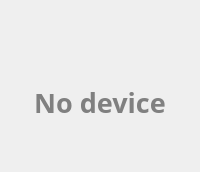
        <widget class="QWidget" name="no_device_page">
         <layout class="QVBoxLayout" name="verticalLayout_10">
          <item>
           <widget class="QWidget" name="widget" native="true">
            <property name="styleSheet">
             <string notr="true">QLabel {
	color: gray;
}</string>
            </property>
            <layout class="QVBoxLayout" name="verticalLayout_9">
             <property name="spacing">
              <number>0</number>
             </property>
             <property name="leftMargin">
              <number>0</number>
             </property>
             <property name="rightMargin">
              <number>0</number>
             </property>
             <property name="bottomMargin">
              <number>0</number>
             </property>
             <item>
              <spacer name="verticalSpacer_5">
               <property name="orientation">
                <enum>Qt::Vertical</enum>
               </property>
               <property name="sizeHint" stdset="0">
                <size>
                 <width>20</width>
                 <height>40</height>
                </size>
               </property>
              </spacer>
             </item>
             <item>
              <widget class="QLabel" name="no_device_image">
               <property name="text">
                <string/>
               </property>
               <property name="textFormat">
                <enum>Qt::AutoText</enum>
               </property>
               <property name="pixmap">
                <pixmap resource="../resource/resource.qrc">:/icon/software/icon/device-mobile.svg</pixmap>
               </property>
               <property name="alignment">
                <set>Qt::AlignCenter</set>
               </property>
               <property name="wordWrap">
                <bool>false</bool>
               </property>
              </widget>
             </item>
             <item>
              <spacer name="verticalSpacer_7">
               <property name="orientation">
                <enum>Qt::Vertical</enum>
               </property>
               <property name="sizeType">
                <enum>QSizePolicy::Fixed</enum>
               </property>
               <property name="sizeHint" stdset="0">
                <size>
                 <width>20</width>
                 <height>10</height>
                </size>
               </property>
              </spacer>
             </item>
             <item>
              <widget class="QLabel" name="no_device_label">
               <property name="maximumSize">
                <size>
                 <width>16777215</width>
                 <height>16777215</height>
                </size>
               </property>
               <property name="font">
                <font>
                 <family>monoespace</family>
                 <pointsize>20</pointsize>
                 <bold>true</bold>
                </font>
               </property>
               <property name="text">
                <string>No device</string>
               </property>
               <property name="alignment">
                <set>Qt::AlignCenter</set>
               </property>
              </widget>
             </item>
             <item>
              <spacer name="verticalSpacer_6">
               <property name="orientation">
                <enum>Qt::Vertical</enum>
               </property>
               <property name="sizeHint" stdset="0">
                <size>
                 <width>20</width>
                 <height>40</height>
                </size>
               </property>
              </spacer>
             </item>
            </layout>
           </widget>
          </item>
         </layout>
        </widget>
